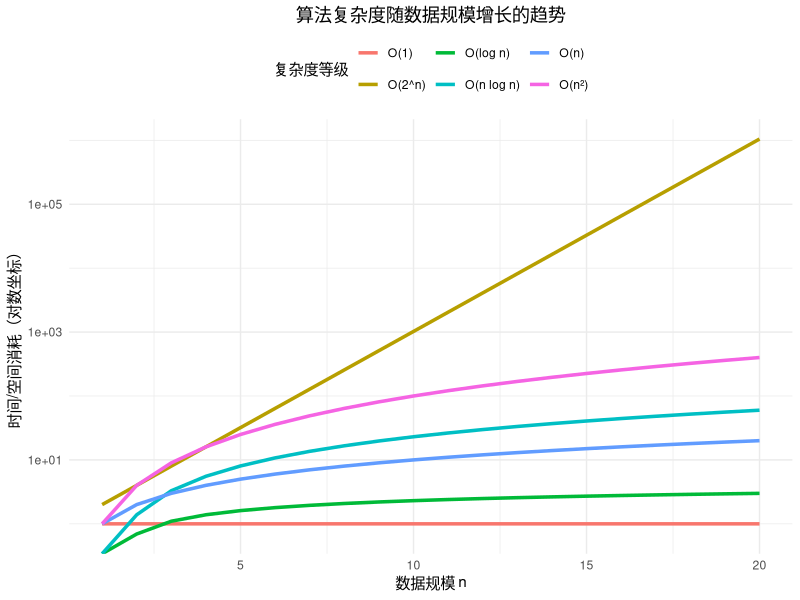

This figure's R source:
## ---- chunk 1
# 复杂度曲线可视化
library(ggplot2)
library(dplyr)

# 创建数据框
n <- 1:20  # 数据规模
complexity_data <- data.frame(
  n = rep(n, 6),
  complexity = rep(c("O(1)", "O(log n)", "O(n)", "O(n log n)", "O(n²)", "O(2^n)"), each = length(n)),
  value = c(
    rep(1, length(n)),  # O(1)
    log(n),             # O(log n)
    n,                  # O(n)
    n * log(n),         # O(n log n)
    n^2,                # O(n²)
    2^n                 # O(2^n)
  )
)

# 绘制复杂度曲线图
ggplot(complexity_data, aes(x = n, y = value, color = complexity)) +
  geom_line(size = 1.2) +
  scale_y_log10() +  # 使用对数坐标更好地展示差异
  labs(
    title = "算法复杂度随数据规模增长的趋势",
    x = "数据规模 n",
    y = "时间/空间消耗（对数坐标）",
    color = "复杂度等级"
  ) +
  theme_minimal() +
  theme(
    legend.position = "top",
    plot.title = element_text(hjust = 0.5)
  )
